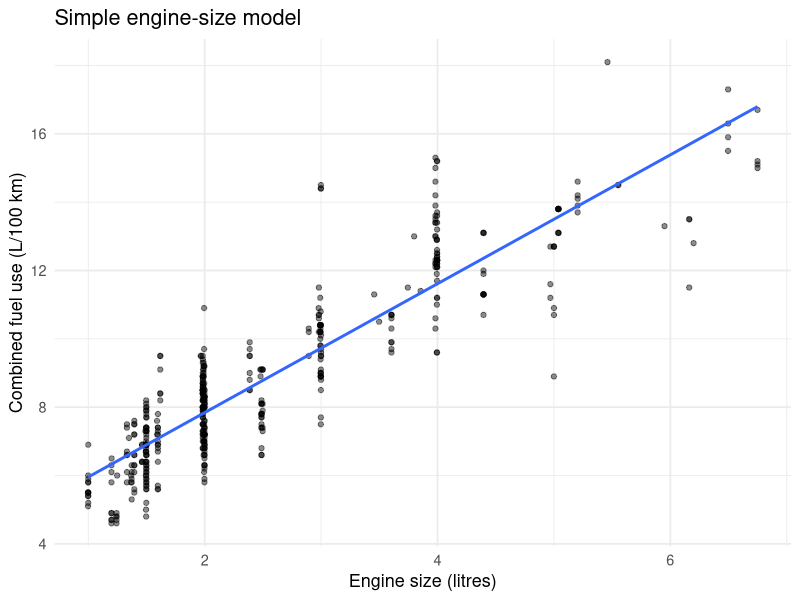
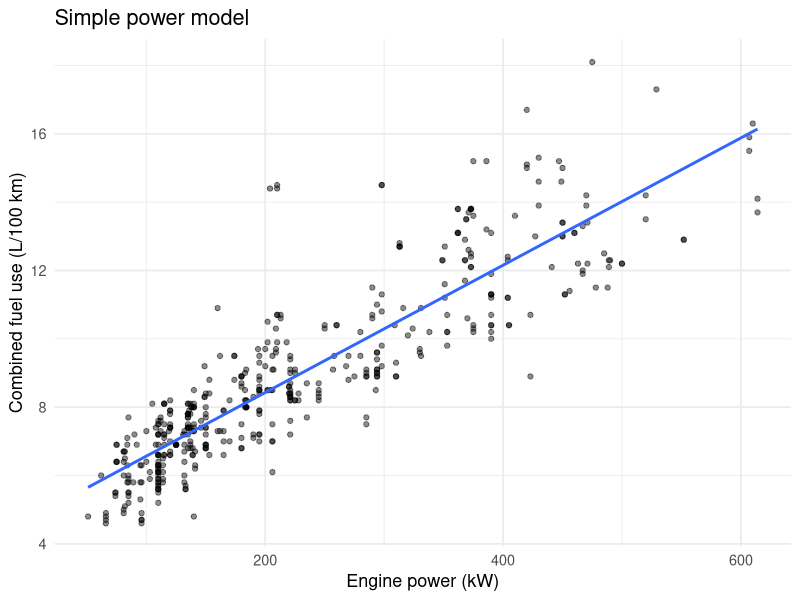

The R script that drew these images, in order:
## ---- chunk 1
library(readr)
library(dplyr)
library(ggplot2)
library(tibble)
library(broom)

vehicles <- read_csv("nz_vehicles_2025.csv", show_col_types = FALSE) |>
  mutate(
    # SALOON is the raw CSV value; display it as Sedan for us.
    station_wagon = factor(
      if_else(body_type == "STATION WAGON", "Station wagon", "Other"),
      levels = c("Station wagon", "Other")
    ),
    body_type = factor(
      body_type,
      levels = c("STATION WAGON", "HATCHBACK", "SALOON", "SPORTS CAR", "CONVERTIBLE"),
      labels = c("Station wagon", "Hatchback", "Sedan", "Sports car", "Convertible")
    )
  )

glimpse(vehicles)
count(vehicles, body_type)
## ---- chunk 2
engine_model <- vehicles |>
  lm(fuel_use_l_per_100km ~ engine_l, data = _)

# or
engine_model <- lm(fuel_use_l_per_100km ~ engine_l, data = vehicles)


engine_model
tidy(engine_model)
## ---- chunk 3
ggplot(vehicles, aes(engine_l, fuel_use_l_per_100km)) +
  geom_point(alpha = 0.45) +
  geom_smooth(method = "lm", se = FALSE) +
  labs(
    x = "Engine size (litres)",
    y = "Combined fuel use (L/100 km)",
    title = "Simple engine-size model"
  ) +
  theme_minimal(base_size = 13)
## ---- chunk 4
power_model <- lm(
  fuel_use_l_per_100km ~ power_kw,
  data = vehicles
)

power_model
tidy(power_model)
## ---- chunk 5
ggplot(vehicles, aes(power_kw, fuel_use_l_per_100km)) +
  geom_point(alpha = 0.45) +
  geom_smooth(method = "lm", se = FALSE) +
  labs(
    x = "Engine power (kW)",
    y = "Combined fuel use (L/100 km)",
    title = "Simple power model"
  ) +
  theme_minimal(base_size = 13)
## ---- chunk 6
binary_model <- lm(
  fuel_use_l_per_100km ~ engine_l + station_wagon,
  data = vehicles
)

tidy(binary_model)

# Pull out the values used in fitting the model to see how the
# station_wagon variable is treated.
model.matrix(binary_model) |> head()
## ---- chunk 7
power_binary_model <- lm(
  fuel_use_l_per_100km ~ power_kw + station_wagon,
  data = vehicles
)

tidy(power_binary_model)

model.matrix(power_binary_model) |> head()
## ---- chunk 8
body_model <- lm(
  fuel_use_l_per_100km ~ engine_l + body_type,
  data = vehicles
)

tidy(body_model)
## ---- chunk 9
power_body_model <- lm(
  fuel_use_l_per_100km ~ power_kw + body_type,
  data = vehicles
)

tidy(power_body_model)
## ---- chunk 10
new_body_vehicles <- tibble(
  engine_l = 2,
  body_type = factor(
    levels(vehicles$body_type),
    levels = levels(vehicles$body_type)
  )
)

new_body_vehicles |>
  mutate(predicted_fuel_use = predict(body_model, newdata = new_body_vehicles))
## ---- chunk 11

sports_car_new <- tibble(
  engine_l = 2,
  body_type = "Sports car" # Match the factor level exactly.
)

sports_car_new |>
  mutate(predicted_fuel_use = predict(body_model, newdata = sports_car_new))

## ---- chunk 12
new_power_vehicles <- tibble(
  power_kw = 150,
  body_type = factor(
    levels(vehicles$body_type),
    levels = levels(vehicles$body_type)
  )
)

new_power_vehicles |>
  mutate(predicted_fuel_use = predict(power_body_model, newdata = new_power_vehicles))
## ---- chunk 13
mass_model <- lm(
  fuel_use_l_per_100km ~ gross_mass_kg,
  data = vehicles
)

mass_binary_model <- lm(
  fuel_use_l_per_100km ~ gross_mass_kg + station_wagon,
  data = vehicles
)

mass_body_model <- lm(
  fuel_use_l_per_100km ~ gross_mass_kg + body_type,
  data = vehicles
)

tidy(mass_model)
tidy(mass_binary_model)
tidy(mass_body_model)
## ---- chunk 14
mass_slope_comparison <- tibble(
  model = c("Simple mass", "Mass adjusted for body type"),
  mass_slope_per_kg = c(
    coef(mass_model)[["gross_mass_kg"]],
    coef(mass_body_model)[["gross_mass_kg"]]
  ),
  mass_slope_per_1000kg = 1000 * mass_slope_per_kg
)
mass_slope_comparison
## ---- chunk 15
new_mass_vehicles <- tibble(
  gross_mass_kg = 2000,
  body_type = factor(
    levels(vehicles$body_type),
    levels = levels(vehicles$body_type)
  )
)

mass_predictions <- new_mass_vehicles |>
  mutate(predicted_fuel_use = predict(mass_body_model, newdata = new_mass_vehicles))
mass_predictions
## ---- chunk 16

bind_rows(
  Mass = glance(mass_model),
  `Mass + Station wagon` = glance(mass_binary_model),
  `Mass + Body type` = glance(mass_body_model),
  .id = "model"
) |>
  select(model, r.squared, adj.r.squared)
